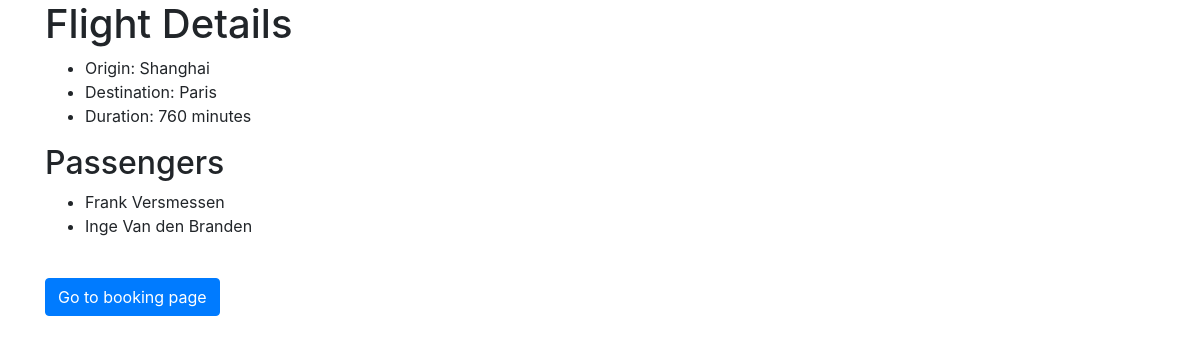
Page /flights/2 on the committed database.
### tables this page shows
CREATE TABLE flights (
    id SERIAL PRIMARY KEY,
    origin VARCHAR NOT NULL,
    destination VARCHAR NOT NULL,
    duration INTEGER NOT NULL
);

CREATE TABLE passengers (name STRING NOT NULL, flight_id INTEGER REFERENCES flights (id));

### application.py (the view)
@app.route("/flights/<int:flight_id>")
def flight(flight_id):
    flight = db.execute("SELECT * FROM flights WHERE id = :id", {"id": flight_id}).fetchone()
    if flight is None:
        return render_template("error.html", message="No such flight.")
    passengers = db.execute("SELECT name FROM passengers WHERE flight_id = :flight_id",
                            {"flight_id": flight_id}).fetchall()
    return render_template("flightdetails.html", flight=flight, passengers=passengers)

### templates/flightdetails.html (shortened to what this page needs)
{% extends "layout.html" %}
{% block body %}
    <h1>Flight Details</h1>
    <ul>
        <li>Origin: {{ flight.origin }}</li>
        <li>Destination: {{ flight.destination }}</li>
        <li>Duration: {{ flight.duration}} minutes</li>
    </ul>
    <h2>Passengers</h2>
    <ul>
        {% for passenger in passengers %}
            <li>{{ passenger.name }}</li>
        {% else %}
            <li>No passengers.</li>
        {% endfor %}
    </ul>
    <br>
    <div>
        <form action="{{ url_for('index') }}">
            <div class="form-group">
                <button class="btn btn-primary">Go to booking page</button>
            </div>
        </form>
    </div>
{% endblock %}

### rows in the picture
flights: origin "Shanghai", destination "Paris", duration "760"
passengers: name "Frank Versmessen"
passengers: name "Inge Van den Branden"
